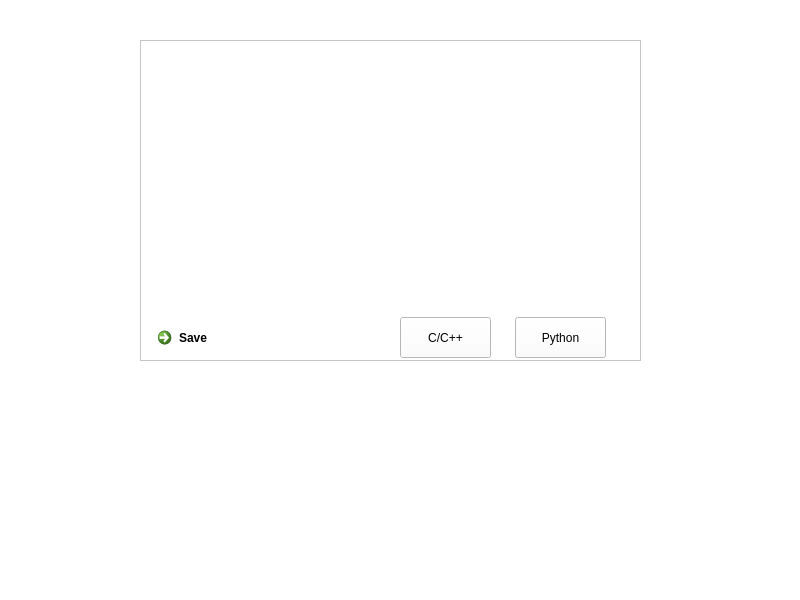
<?xml version="1.0" encoding="UTF-8"?>
<ui version="4.0">
 <class>CodeEditorWidget</class>
 <widget class="QWidget" name="CodeEditorWidget">
  <property name="geometry">
   <rect>
    <x>0</x>
    <y>0</y>
    <width>800</width>
    <height>600</height>
   </rect>
  </property>
  <property name="windowTitle">
   <string>Form</string>
  </property>
  <property name="autoFillBackground">
   <bool>true</bool>
  </property>
  <property name="styleSheet">
   <string notr="true">background-color: rgb(255, 255, 255);</string>
  </property>
  <widget class="QTextEdit" name="InputCodeTXTHL">
   <property name="geometry">
    <rect>
     <x>140</x>
     <y>40</y>
     <width>501</width>
     <height>321</height>
    </rect>
   </property>
   <property name="autoFillBackground">
    <bool>true</bool>
   </property>
   <property name="tabChangesFocus">
    <bool>false</bool>
   </property>
  </widget>
  <widget class="QCommandLinkButton" name="SaveBTN">
   <property name="geometry">
    <rect>
     <x>150</x>
     <y>320</y>
     <width>172</width>
     <height>41</height>
    </rect>
   </property>
   <property name="text">
    <string>Save</string>
   </property>
   <property name="icon">
    <iconset theme="QIcon::ThemeIcon::DocumentSave"/>
   </property>
  </widget>
  <widget class="QPushButton" name="pushButton">
   <property name="geometry">
    <rect>
     <x>400</x>
     <y>317</y>
     <width>91</width>
     <height>41</height>
    </rect>
   </property>
   <property name="text">
    <string>C/C++</string>
   </property>
  </widget>
  <widget class="QPushButton" name="pushButton_2">
   <property name="geometry">
    <rect>
     <x>515</x>
     <y>317</y>
     <width>91</width>
     <height>41</height>
    </rect>
   </property>
   <property name="text">
    <string>Python</string>
   </property>
  </widget>
 </widget>
 <resources/>
 <connections/>
</ui>
